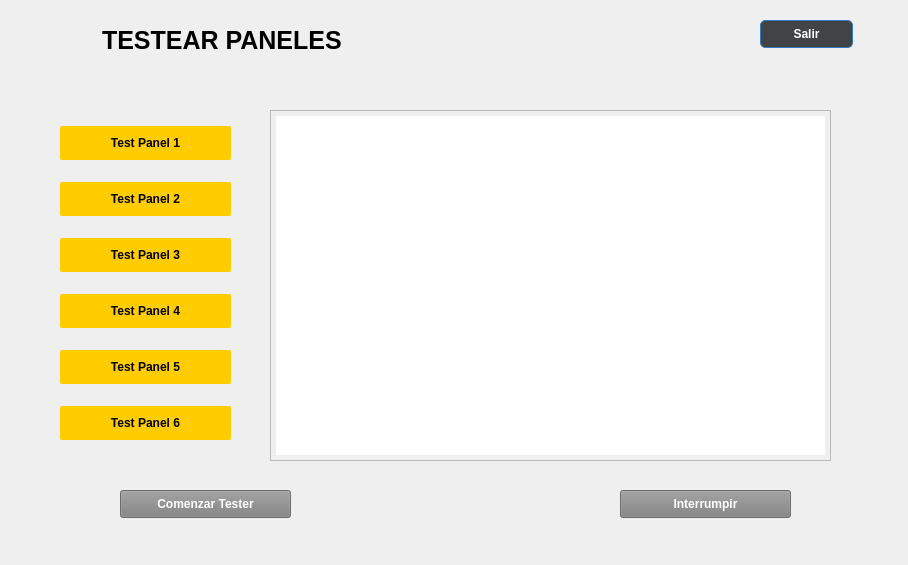
<?xml version="1.0" encoding="UTF-8"?>
<ui version="4.0">
 <class>Dialog</class>
 <widget class="QDialog" name="Dialog">
  <property name="geometry">
   <rect>
    <x>0</x>
    <y>0</y>
    <width>908</width>
    <height>565</height>
   </rect>
  </property>
  <property name="windowTitle">
   <string>Dialog</string>
  </property>
  <widget class="QFrame" name="frame">
   <property name="geometry">
    <rect>
     <x>-30</x>
     <y>-10</y>
     <width>941</width>
     <height>581</height>
    </rect>
   </property>
   <property name="styleSheet">
    <string notr="true">#frame{
	background-color:qlineargradient(spread:pad, x1:0, y1:0, x2:1, y2:0, stop:0 #26a0da, 		stop:1 #588eb0);
	border-radius: 20px
}

#btn_testP1, #btn_testP2, #btn_testP3 , #btn_testP4, #btn_testP5, #btn_testP6{
	color: black; 
	background-color: rgb(255, 204, 0);
	border-radius: 2px;
	padding: 10px;
	font-weight: bold;
}

#btn_testP1:checked{
	background-color: rgb(0, 170, 0);
}
#btn_testP2:checked{
	background-color: rgb(0, 170, 0);
}
#btn_testP3:checked{
	background-color: rgb(0, 170, 0);
}
#btn_testP4:checked{
	background-color: rgb(0, 170, 0);
}
#btn_testP5:checked{
	background-color: rgb(0, 170, 0);
}
#btn_testP6:checked{
	background-color: rgb(0, 170, 0);
}


#btn_salir{
	background-color:#414345;
	border-radius:5px;
	border:1px solid #337bc4;
	color:white;
	font-weight:bold;
	text-decoration:none;
}

#btn_salir:hover {
	background-color:#757F9A
}
#btn_salir:active {
	position:relative;
	top:1px;
}
</string>
   </property>
   <property name="frameShape">
    <enum>QFrame::StyledPanel</enum>
   </property>
   <property name="frameShadow">
    <enum>QFrame::Raised</enum>
   </property>
   <widget class="QWidget" name="layoutWidget">
    <property name="geometry">
     <rect>
      <x>90</x>
      <y>120</y>
      <width>171</width>
      <height>351</height>
     </rect>
    </property>
    <layout class="QVBoxLayout" name="verticalLayout">
     <item>
      <widget class="QPushButton" name="btn_testP1">
       <property name="text">
        <string>Test Panel 1</string>
       </property>
       <property name="checkable">
        <bool>true</bool>
       </property>
       <property name="checked">
        <bool>false</bool>
       </property>
      </widget>
     </item>
     <item>
      <widget class="QPushButton" name="btn_testP2">
       <property name="text">
        <string>Test Panel 2</string>
       </property>
       <property name="checkable">
        <bool>true</bool>
       </property>
      </widget>
     </item>
     <item>
      <widget class="QPushButton" name="btn_testP3">
       <property name="text">
        <string>Test Panel 3</string>
       </property>
       <property name="checkable">
        <bool>true</bool>
       </property>
      </widget>
     </item>
     <item>
      <widget class="QPushButton" name="btn_testP4">
       <property name="text">
        <string>Test Panel 4</string>
       </property>
       <property name="checkable">
        <bool>true</bool>
       </property>
      </widget>
     </item>
     <item>
      <widget class="QPushButton" name="btn_testP5">
       <property name="text">
        <string>Test Panel 5</string>
       </property>
       <property name="checkable">
        <bool>true</bool>
       </property>
      </widget>
     </item>
     <item>
      <widget class="QPushButton" name="btn_testP6">
       <property name="text">
        <string>Test Panel 6</string>
       </property>
       <property name="checkable">
        <bool>true</bool>
       </property>
      </widget>
     </item>
    </layout>
   </widget>
   <widget class="QTextBrowser" name="terminalPanel">
    <property name="geometry">
     <rect>
      <x>300</x>
      <y>120</y>
      <width>561</width>
      <height>351</height>
     </rect>
    </property>
    <property name="styleSheet">
     <string notr="true">font-weight: bold;
padding: 5px</string>
    </property>
    <property name="html">
     <string>&lt;!DOCTYPE HTML PUBLIC &quot;-//W3C//DTD HTML 4.0//EN&quot; &quot;http://www.w3.org/TR/REC-html40/strict.dtd&quot;&gt;
&lt;html&gt;&lt;head&gt;&lt;meta name=&quot;qrichtext&quot; content=&quot;1&quot; /&gt;&lt;style type=&quot;text/css&quot;&gt;
p, li { white-space: pre-wrap; }
&lt;/style&gt;&lt;/head&gt;&lt;body style=&quot; font-family:'MS Shell Dlg 2'; font-size:7.8pt; font-weight:600; font-style:normal;&quot;&gt;
&lt;p style=&quot;-qt-paragraph-type:empty; margin-top:0px; margin-bottom:0px; margin-left:0px; margin-right:0px; -qt-block-indent:0; text-indent:0px; font-weight:400;&quot;&gt;&lt;br /&gt;&lt;/p&gt;&lt;/body&gt;&lt;/html&gt;</string>
    </property>
   </widget>
   <widget class="QPushButton" name="btn_testear">
    <property name="enabled">
     <bool>false</bool>
    </property>
    <property name="geometry">
     <rect>
      <x>150</x>
      <y>500</y>
      <width>171</width>
      <height>28</height>
     </rect>
    </property>
    <property name="styleSheet">
     <string notr="true">background-color: gray;
color: white;
font-weight: bold;</string>
    </property>
    <property name="text">
     <string>Comenzar Tester</string>
    </property>
   </widget>
   <widget class="QPushButton" name="btn_stopTest">
    <property name="enabled">
     <bool>false</bool>
    </property>
    <property name="geometry">
     <rect>
      <x>650</x>
      <y>500</y>
      <width>171</width>
      <height>28</height>
     </rect>
    </property>
    <property name="styleSheet">
     <string notr="true">background-color: gray;
color: white;
font-weight: bold;</string>
    </property>
    <property name="text">
     <string>Interrumpir</string>
    </property>
    <property name="autoDefault">
     <bool>true</bool>
    </property>
   </widget>
   <widget class="QLabel" name="label">
    <property name="geometry">
     <rect>
      <x>120</x>
      <y>30</y>
      <width>271</width>
      <height>41</height>
     </rect>
    </property>
    <property name="styleSheet">
     <string notr="true">font-size: 25px;
padding-left: 5px;
font-weight: bold;
color: rgb(0, 0, 0);</string>
    </property>
    <property name="text">
     <string>TESTEAR PANELES</string>
    </property>
   </widget>
   <widget class="QPushButton" name="btn_salir">
    <property name="geometry">
     <rect>
      <x>790</x>
      <y>30</y>
      <width>93</width>
      <height>28</height>
     </rect>
    </property>
    <property name="text">
     <string>Salir</string>
    </property>
    <property name="checkable">
     <bool>true</bool>
    </property>
   </widget>
  </widget>
 </widget>
 <resources/>
 <connections>
  <connection>
   <sender>btn_salir</sender>
   <signal>clicked()</signal>
   <receiver>Dialog</receiver>
   <slot>close()</slot>
   <hints>
    <hint type="sourcelabel">
     <x>801</x>
     <y>30</y>
    </hint>
    <hint type="destinationlabel">
     <x>944</x>
     <y>28</y>
    </hint>
   </hints>
  </connection>
 </connections>
</ui>
